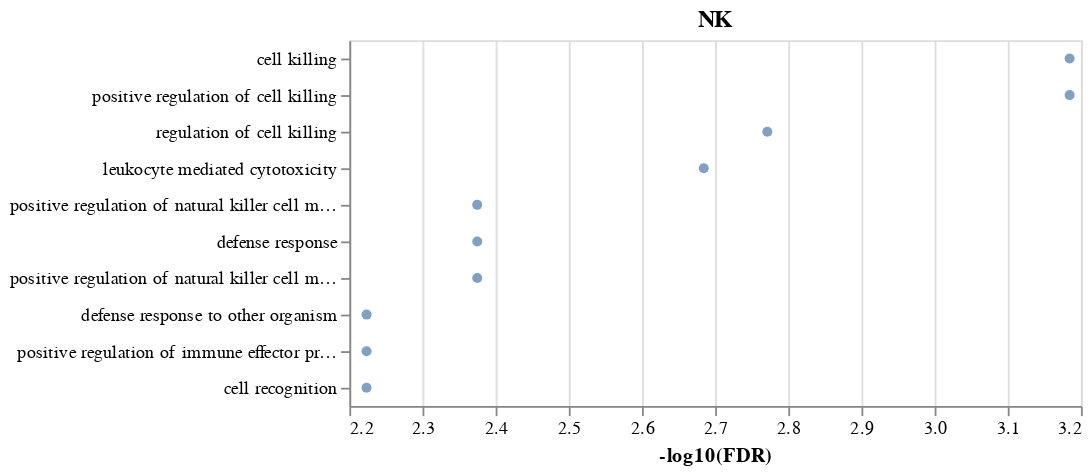

This figure's notebook cell:
### Code cell
source = go_pathways.iloc[:10, :]
chart = alt.Chart(source, title='NK')
chart = chart.mark_circle().encode(
    y=alt.Y(f'Name:N', axis=alt.Axis(title=None), sort='-x'),
    x=alt.X(f'-log10(FDR):Q', scale=alt.Scale(zero=False), axis=alt.Axis(grid=True)),
)
chart

### Figure 1 — Vega-Lite specification as saved in the notebook (floating-point values rounded to 4 significant figures)
{"config": {"view": {"continuousWidth": 400, "continuousHeight": 300}}, "data": {"name": "data-4605fa6bb3a5a45b717f6fbb353c8ef4"}, "mark": "circle", "encoding": {"x": {"type": "quantitative", "axis": {"grid": true}, "field": "-log10(FDR)", "scale": {"zero": false}}, "y": {"type": "nominal", "axis": {"title": null}, "field": "Name", "sort": "-x"}}, "title": "NK", "$schema": "https://vega.github.io/schema/vega-lite/v4.8.1.json", "datasets": {"data-4605fa6bb3a5a45b717f6fbb353c8ef4": [{"Category": "GO: Biological Process", "ID": "GO:0001906", "Name": "cell killing", "Source": " ", "p-value": 2.627e-06, "q-value Bonferroni": 0.0006725, "q-value FDR B&H": 0.0006538, "q-value FDR B&Y": 0.004004, "Hit Count in Query List": 4, "Hit Count in Genome": 218, "Hit in Query List": "KLRD1,GNLY,NCR3,PRF1", "-log10(FDR)": 3.185}, {"Category": "GO: Biological Process", "ID": "GO:0031343", "Name": "positive regulation of cell killing", "Source": " ", "p-value": 5.108e-06, "q-value Bonferroni": 0.001308, "q-value FDR B&H": 0.0006538, "q-value FDR B&Y": 0.004004, "Hit Count in Query List": 3, "Hit Count in Genome": 72, "Hit in Query List": "KLRD1,NCR3,PRF1", "-log10(FDR)": 3.185}, {"Category": "GO: Biological Process", "ID": "GO:0031341", "Name": "regulation of cell killing", "Source": " ", "p-value": 1.984e-05, "q-value Bonferroni": 0.005079, "q-value FDR B&H": 0.001693, "q-value FDR B&Y": 0.01037, "Hit Count in Query List": 3, "Hit Count in Genome": 113, "Hit in Query List": "KLRD1,NCR3,PRF1", "-log10(FDR)": 2.771}, {"Category": "GO: Biological Process", "ID": "GO:0001909", "Name": "leukocyte mediated cytotoxicity", "Source": " ", "p-value": 3.231e-05, "q-value Bonferroni": 0.008272, "q-value FDR B&H": 0.002068, "q-value FDR B&Y": 0.01266, "Hit Count in Query List": 3, "Hit Count in Genome": 133, "Hit in Query List": "KLRD1,NCR3,PRF1", "-log10(FDR)": 2.684}, {"Category": "GO: Biological Process", "ID": "GO:0045954", "Name": "positive regulation of natural killer cell mediated cytotoxicity", "Source": " ", "p-value": 8.27e-05, "q-value Bonferroni": 0.02117, "q-value FDR B&H": 0.004219, "q-value FDR B&Y": 0.02584, "Hit Count in Query List": 2, "Hit Count in Genome": 28, "Hit in Query List": "KLRD1,NCR3", "-log10(FDR)": 2.375}, {"Category": "GO: Biological Process", "ID": "GO:0006952", "Name": "defense response", "Source": " ", "p-value": 0.0001142, "q-value Bonferroni": 0.02923, "q-value FDR B&H": 0.004219, "q-value FDR B&Y": 0.02584, "Hit Count in Query List": 6, "Hit Count in Genome": 1935, "Hit in Query List": "KLRD1,SPON2,GNLY,AKNA,NCR3,PRF1", "-log10(FDR)": 2.375}, {"Category": "GO: Biological Process", "ID": "GO:0002717", "Name": "positive regulation of natural killer cell mediated immunity", "Source": " ", "p-value": 0.0001154, "q-value Bonferroni": 0.02953, "q-value FDR B&H": 0.004219, "q-value FDR B&Y": 0.02584, "Hit Count in Query List": 2, "Hit Count in Genome": 33, "Hit in Query List": "KLRD1,NCR3", "-log10(FDR)": 2.375}, {"Category": "GO: Biological Process", "ID": "GO:0098542", "Name": "defense response to other organism", "Source": " ", "p-value": 0.0001983, "q-value Bonferroni": 0.05075, "q-value FDR B&H": 0.005977, "q-value FDR B&Y": 0.0366, "Hit Count in Query List": 5, "Hit Count in Genome": 1285, "Hit in Query List": "KLRD1,SPON2,GNLY,NCR3,PRF1", "-log10(FDR)": 2.224}, {"Category": "GO: Biological Process", "ID": "GO:0002699", "Name": "positive regulation of immune effector process", "Source": " ", "p-value": 0.0002256, "q-value Bonferroni": 0.05775, "q-value FDR B&H": 0.005977, "q-value FDR B&Y": 0.0366, "Hit Count in Query List": 3, "Hit Count in Genome": 256, "Hit in Query List": "KLRD1,SPON2,NCR3", "-log10(FDR)": 2.224}, {"Category": "GO: Biological Process", "ID": "GO:0008037", "Name": "cell recognition", "Source": " ", "p-value": 0.0002335, "q-value Bonferroni": 0.05977, "q-value FDR B&H": 0.005977, "q-value FDR B&Y": 0.0366, "Hit Count in Query List": 3, "Hit Count in Genome": 259, "Hit in Query List": "SPON2,NCR3,PRF1", "-log10(FDR)": 2.224}]}}
